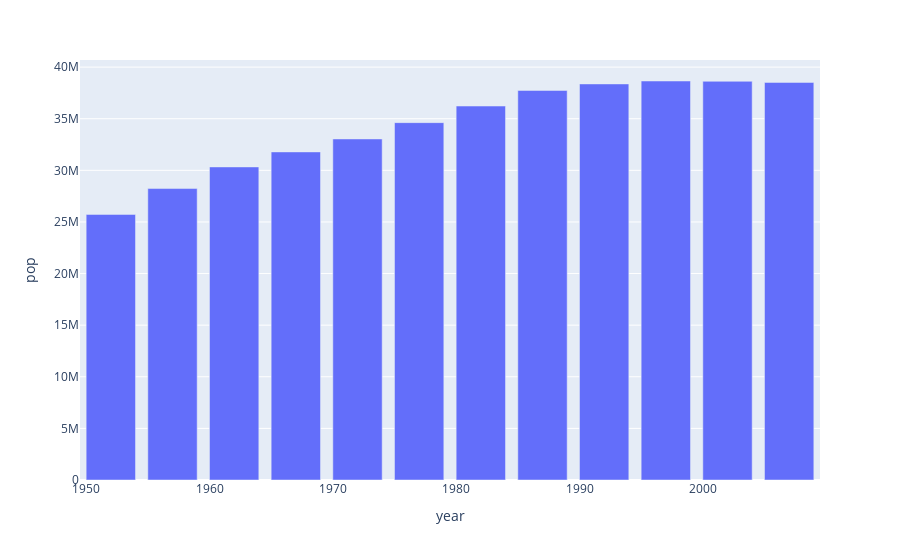

This figure's notebook cell:
### Code cell
px.bar(df, y="pop", x="year")

### Figure 1 — Plotly figure (JSON) as saved in the notebook; plotly's stock layout.template omitted (floating-point values rounded to 4 significant figures)
{"data": [{"alignmentgroup": "True", "hovertemplate": "year=%{x}<br>pop=%{y}<extra></extra>", "legendgroup": "", "marker": {"color": "#636efa", "pattern": {"shape": ""}}, "name": "", "offsetgroup": "", "orientation": "v", "showlegend": false, "textposition": "auto", "type": "bar", "x": [1952, 1957, 1962, 1967, 1972, 1977, 1982, 1987, 1992, 1997, 2002, 2007], "xaxis": "x", "y": [25730551, 28235346, 30329617, 31785378, 33039545, 34621254, 36227381, 37740710, 38370697, 38654957, 38625976, 38518241], "yaxis": "y"}], "layout": {"barmode": "relative", "legend": {"tracegroupgap": 0}, "margin": {"t": 60}, "xaxis": {"anchor": "y", "domain": [0, 1], "title": {"text": "year"}}, "yaxis": {"anchor": "x", "domain": [0, 1], "title": {"text": "pop"}}}}
